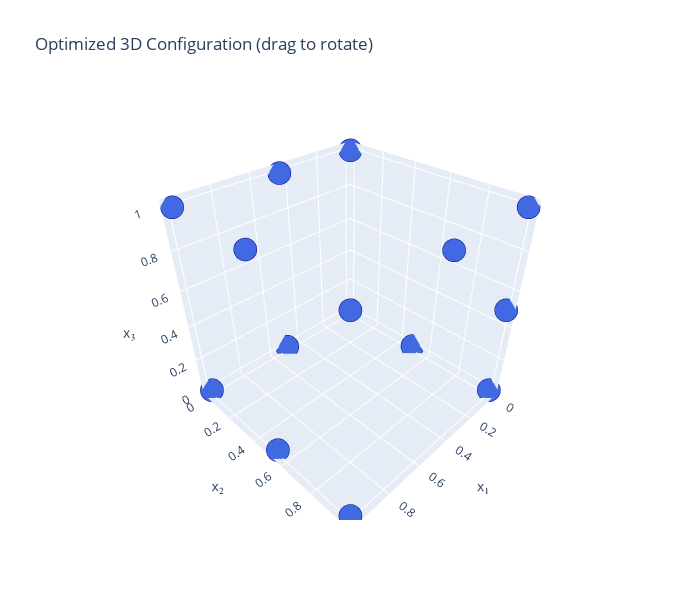
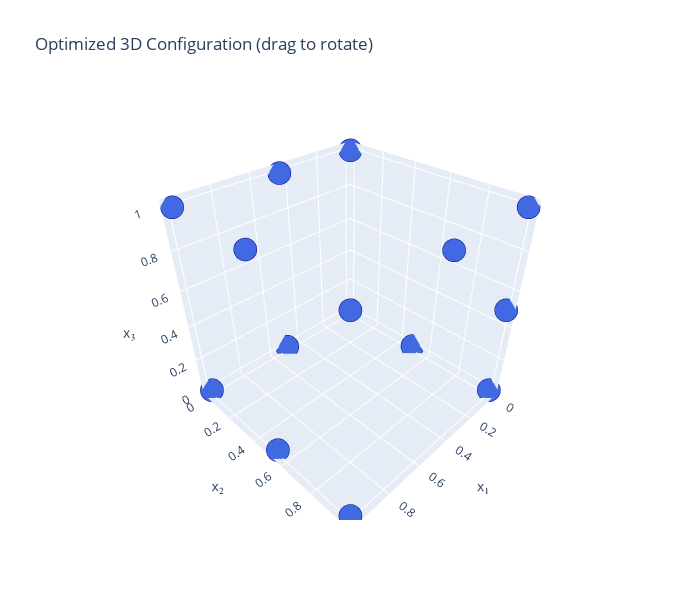

Notebook cell for these charts, in order:
### Markdown cell above
## 5. Example: 3D Interactive Optimization

### Code cell
opt_3d = PointProcessOptimizer(d=3, n=15, kernel=kernel_repulsive)
X_opt_3d = opt_3d.optimize()
print(f"Optimized 3D potential: {opt_3d.compute_potential(X_opt_3d.flatten()):.4f}")
opt_3d.plot_configuration(title='Optimized 3D Configuration')

### Figure 1 — Plotly figure (JSON) as saved in the notebook; plotly's stock layout.template omitted (floating-point values rounded to 4 significant figures)
{"data": [{"marker": {"color": "royalblue", "line": {"color": "navy", "width": 1}, "size": 8}, "mode": "markers", "type": "scatter3d", "x": [0.0, 1.0, 0.0, 1.0, 1.0, 0.0, 0.0, 0.5065, 0.5017, 0.0, 1.0, 0.0, 1.0, 1.0, 0.4606], "y": [1.0, 0.0, 0.0, 1.0, 1.0, 1.0, 0.0, 0.0, 1.0, 0.4983, 0.5394, 1.0, 0.4935, 0.0, 0.0], "z": [0.5, 1.0, 0.0, 0.0, 1.0, 1.0, 1.0, 0.0, 1.0, 0.0, 0.0, 0.0, 1.0, 0.0, 1.0]}], "layout": {"height": 600, "scene": {"xaxis": {"title": {"text": "x₁"}}, "yaxis": {"title": {"text": "x₂"}}, "zaxis": {"title": {"text": "x₃"}}}, "title": {"text": "Optimized 3D Configuration (drag to rotate)"}, "width": 700}}

### Figure 2 — Plotly figure (JSON) as saved in the notebook; plotly's stock layout.template omitted (floating-point values rounded to 4 significant figures)
{"data": [{"marker": {"color": "royalblue", "line": {"color": "navy", "width": 1}, "size": 8}, "mode": "markers", "type": "scatter3d", "x": [0.0, 1.0, 0.0, 1.0, 1.0, 0.0, 0.0, 0.5065, 0.5017, 0.0, 1.0, 0.0, 1.0, 1.0, 0.4606], "y": [1.0, 0.0, 0.0, 1.0, 1.0, 1.0, 0.0, 0.0, 1.0, 0.4983, 0.5394, 1.0, 0.4935, 0.0, 0.0], "z": [0.5, 1.0, 0.0, 0.0, 1.0, 1.0, 1.0, 0.0, 1.0, 0.0, 0.0, 0.0, 1.0, 0.0, 1.0]}], "layout": {"height": 600, "scene": {"xaxis": {"title": {"text": "x₁"}}, "yaxis": {"title": {"text": "x₂"}}, "zaxis": {"title": {"text": "x₃"}}}, "title": {"text": "Optimized 3D Configuration (drag to rotate)"}, "width": 700}}
